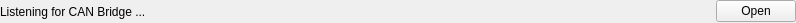
<?xml version="1.0" encoding="UTF-8"?>
<ui version="4.0">
 <class>TritiumControlWidget</class>
 <widget class="QWidget" name="TritiumControlWidget">
  <property name="geometry">
   <rect>
    <x>0</x>
    <y>0</y>
    <width>796</width>
    <height>23</height>
   </rect>
  </property>
  <property name="windowTitle">
   <string>Form</string>
  </property>
  <layout class="QHBoxLayout" name="horizontalLayout">
   <property name="leftMargin">
    <number>0</number>
   </property>
   <property name="topMargin">
    <number>0</number>
   </property>
   <property name="rightMargin">
    <number>0</number>
   </property>
   <property name="bottomMargin">
    <number>0</number>
   </property>
   <item>
    <widget class="QLabel" name="statusLabel">
     <property name="text">
      <string>Listening for CAN Bridge ...</string>
     </property>
    </widget>
   </item>
   <item>
    <spacer name="horizontalSpacer">
     <property name="orientation">
      <enum>Qt::Horizontal</enum>
     </property>
     <property name="sizeType">
      <enum>QSizePolicy::Maximum</enum>
     </property>
     <property name="sizeHint" stdset="0">
      <size>
       <width>40</width>
       <height>20</height>
      </size>
     </property>
    </spacer>
   </item>
   <item>
    <widget class="QPushButton" name="openCloseButton">
     <property name="maximumSize">
      <size>
       <width>80</width>
       <height>16777215</height>
      </size>
     </property>
     <property name="text">
      <string>Open</string>
     </property>
    </widget>
   </item>
  </layout>
 </widget>
 <resources/>
 <connections/>
</ui>
